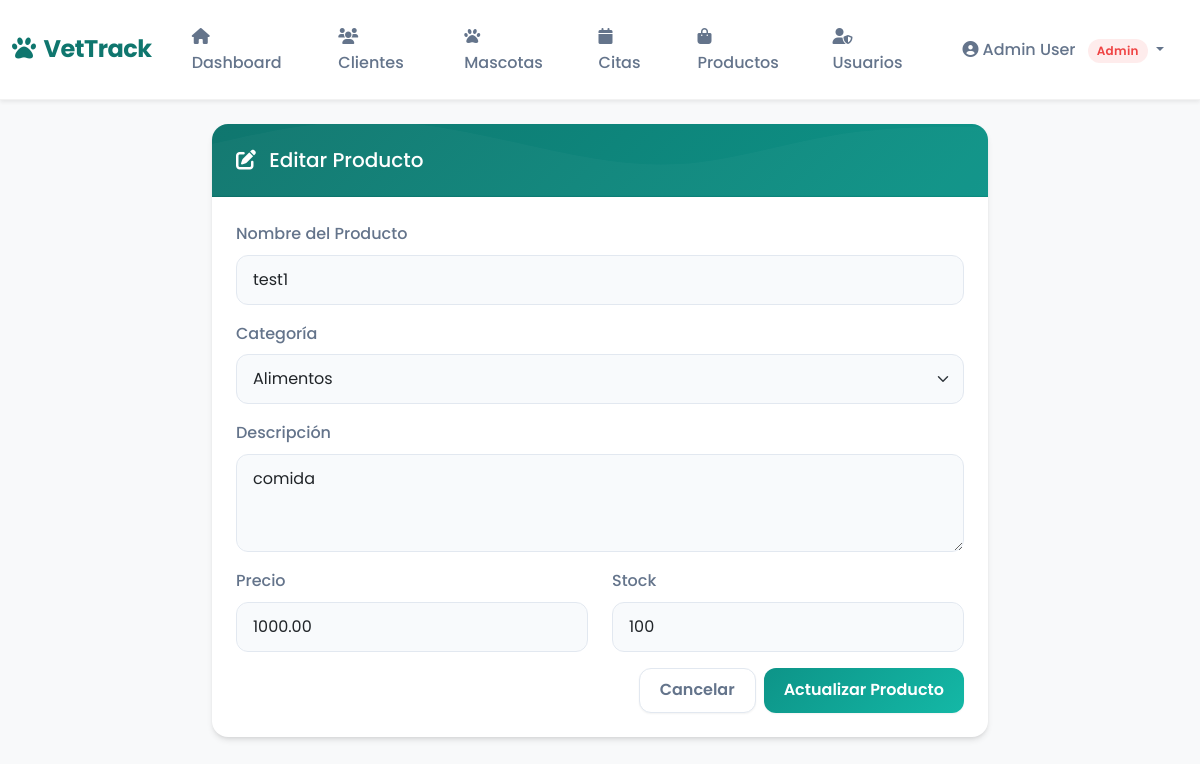
The app's page /producto/editar/1 (signed in) with its own data.
### app/models.py (models this page shows)
class Producto(db.Model):
    __tablename__ = 'productos'
    id_producto = db.Column(db.Integer, primary_key=True)
    nombre = db.Column(db.String(150), nullable=False)
    descripcion = db.Column(db.String(300))
    precio = db.Column(db.Numeric(10, 2), nullable=False)
    categoria = db.Column(db.String(100))
    imagen_url = db.Column(db.String(255))
    stock = db.Column(db.Integer, default=0)
    activo = db.Column(db.Boolean, default=True)

### app/routes/productos.py (the view, shortened to what this page needs)
@productos_bp.route('/producto/editar/<int:id>', methods=['GET', 'POST'])
@login_required
def editar_producto(id):
    producto = Producto.query.get_or_404(id)
    return render_template('productos/form.html', producto=producto)

### app/routes/main.py (called while the page is built)
def login_required(f):
    @wraps(f)
    def decorated_function(*args, **kwargs):
        if 'user_id' not in session:
            return redirect(url_for('auth.login'))
        return f(*args, **kwargs)
    return decorated_function

### app/templates/productos/form.html (shortened to what this page needs)
{% extends 'base.html' %}
{% block content %}
<div class="row justify-content-center">
    <div class="col-md-8">
        <div class="card">
            <div class="card-header bg-primary text-white">
                <h5 class="mb-0">
                    <i class="fas fa-{{ 'edit' if producto else 'plus' }} me-2"></i>
                    {{ 'Editar Producto' if producto else 'Nuevo Producto' }}
                </h5>
            </div>
            <div class="card-body">
                <form method="POST">
                    <div class="mb-3">
                        <label for="nombre" class="form-label">Nombre del Producto</label>
                        <input type="text" class="form-control" id="nombre" name="nombre"
                               value="{{ producto.nombre if producto else '' }}" required>
                    </div>
                    <div class="mb-3">
                        <label for="categoria" class="form-label">Categoría</label>
                        <select class="form-select" id="categoria" name="categoria" required>
                            <option value="Alimentos" {{ 'selected' if producto and producto.categoria == 'Alimentos' else '' }}>Alimentos</option>
                        </select>
                    </div>
                    <div class="mb-3">
                        <label for="descripcion" class="form-label">Descripción</label>
                        <textarea class="form-control" id="descripcion" name="descripcion" rows="3">{{ producto.descripcion if producto else '' }}</textarea>
                    </div>
                    <div class="row">
                        <div class="col-md-6 mb-3">
                            <label for="precio" class="form-label">Precio</label>
                            <input type="number" step="0.01" class="form-control" id="precio" name="precio"
                                   value="{{ producto.precio if producto else '' }}" required>
                        </div>
                        <div class="col-md-6 mb-3">
                            <label for="stock" class="form-label">Stock</label>
                            <input type="number" class="form-control" id="stock" name="stock"
                                   value="{{ producto.stock if producto else '0' }}" required>
                        </div>
                    </div>
                    <div class="d-flex justify-content-end gap-2">
                        <a href="{{ url_for('productos.lista_productos') }}" class="btn btn-secondary">Cancelar</a>
                        <button type="submit" class="btn btn-primary">
                            {{ 'Actualizar' if producto else 'Guardar' }} Producto
                        </button>
                    </div>
                </form>
            </div>
        </div>
    </div>
</div>
{% endblock %}

### app/static/css/style.css (style rules this page uses)
:root { --primary: #0d9488; --primary-light: #14b8a6; --primary-dark: #0f766e; --secondary: #64748b; --accent: #f59e0b; --bg-body: #f0fdfa; --bg-card: #ffffff; --text-main: #1e293b; --text-muted: #64748b; --success: #10b981; --danger: #ef4444; --warning: #f59e0b; --info: #3b82f6; --shadow-sm: 0 1px 2px 0 rgb(0 0 0 / 0.05); --shadow-md: 0 4px 6px -1px rgb(0 0 0 / 0.1), 0 2px 4px -2px rgb(0 0 0 / 0.1); --shadow-lg: 0 10px 15px -3px rgb(0 0 0 / 0.1), 0 4px 6px -4px rgb(0 0 0 / 0.1); --radius-md: 0.75rem; --radius-lg: 1rem; }
body { font-family: 'Poppins', sans-serif; background-color: var(--bg-body); color: var(--text-main); line-height: 1.6; }
.card { background: var(--bg-card); border: none; border-radius: var(--radius-lg); box-shadow: var(--shadow-md); transition: transform 0.3s ease, box-shadow 0.3s ease; overflow: hidden; }
.card-header { background: transparent; border-bottom: 1px solid rgba(0, 0, 0, 0.05); padding: 1.5rem; font-weight: 600; color: var(--primary-dark); }
.card-body { padding: 1.5rem; }
.btn { border-radius: var(--radius-md); padding: 0.6rem 1.25rem; font-weight: 600; transition: all 0.2s ease; border: none; box-shadow: var(--shadow-sm); }
.btn-primary { background: linear-gradient(135deg, var(--primary) 0%, var(--primary-light) 100%); color: white; }
.btn-secondary { background: white; color: var(--text-muted); border: 1px solid #e2e8f0; }
.form-control, .form-select { border-radius: var(--radius-md); border: 1px solid #e2e8f0; padding: 0.75rem 1rem; background-color: #f8fafc; transition: all 0.2s; }
.form-label { font-weight: 500; color: var(--text-muted); margin-bottom: 0.5rem; }
.bg-primary.text-white { background: linear-gradient(135deg, var(--primary-dark) 0%, var(--primary) 100%) !important; position: relative; overflow: hidden; }
.bg-primary.text-white::before { content: ''; position: absolute; top: 0; left: 0; right: 0; bottom: 0; background-size: cover; opacity: 0.6; }

### records on screen
Producto: nombre "test1", descripcion "comida", precio "1000.00", stock "100"

### other values on screen
{{ session.get('user_name') }} "Admin User"
{{ session.get('user_role') }} "Admin"
{{ 'Editar Producto' if producto else 'Nuevo Producto' }} "Editar Producto"
{{ 'Actualizar' if producto else 'Guardar' }} "Actualizar"
